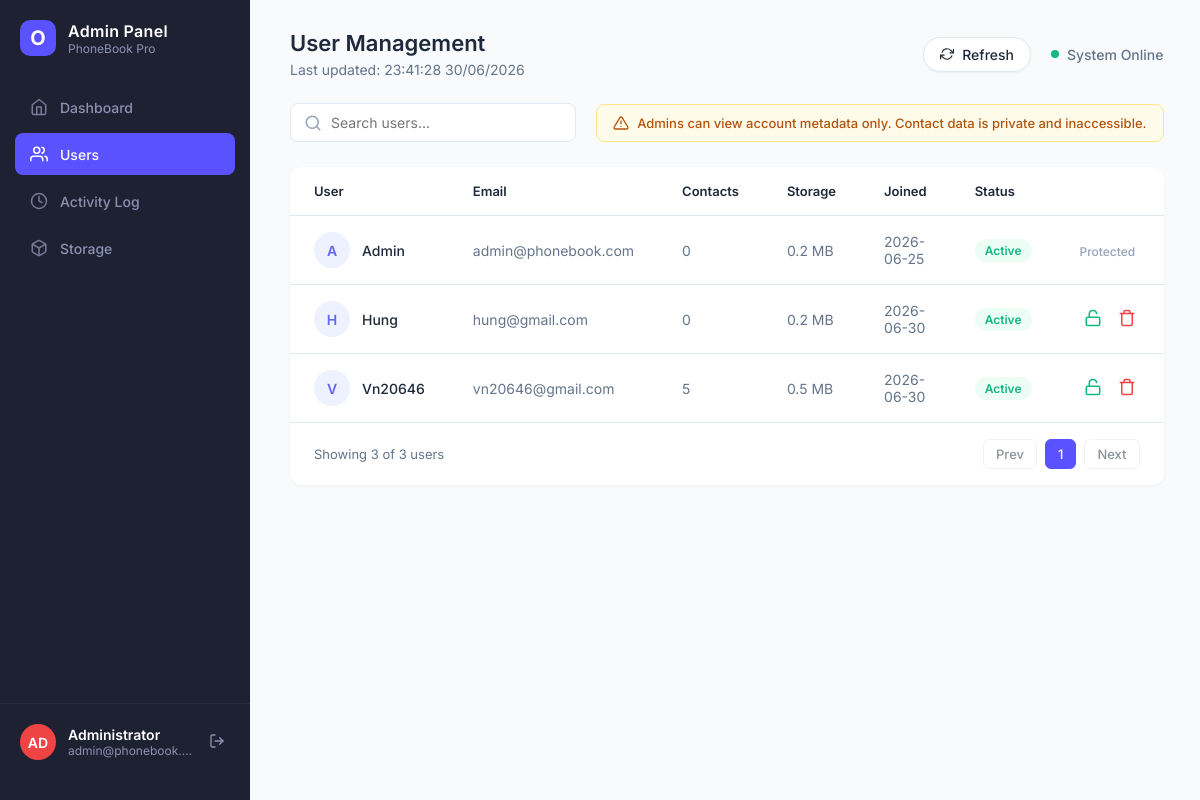
The page /admin-users (signed in) on the database its author committed.
### tables this page shows
CREATE TABLE users (
            user_id INTEGER PRIMARY KEY AUTOINCREMENT,
            email TEXT UNIQUE NOT NULL,
            phone_number TEXT,
            password_hash TEXT NOT NULL,
            security_question TEXT,
            security_answer_hash TEXT
        , role TEXT NOT NULL DEFAULT 'user', created_at TEXT DEFAULT CURRENT_TIMESTAMP, last_login TEXT, locked INTEGER DEFAULT 0);

### phonebook/routes.py (the view)
    @app.route("/admin-users")
    @login_required
    def admin_users():
        if session.get("role") != "admin":
            return redirect(url_for("list_contacts"))
        db = get_db()
        admin_info = db.execute("SELECT email FROM users WHERE user_id = ?", (session["user_id"],)).fetchone()
        admin_email = admin_info["email"] if admin_info else "admin"
        users_query = """
            SELECT
                u.user_id, u.email, u.created_at, u.last_login, u.role, u.locked,
                (SELECT COUNT(*) FROM contacts c WHERE c.user_id = u.user_id AND c.deleted_at IS NULL) as contacts_count
            FROM users u
            ORDER BY u.created_at ASC
        """
        rows = db.execute(users_query).fetchall()
        users_data = []
        for row in rows:
            storage_mb = round((row["contacts_count"] * 0.05) + 0.2, 1)
            status = "active"
            if row["locked"] == 1:
                status = "locked"
            elif not row["last_login"]:
                status = "inactive"
            email_parts = row["email"].split('@')[0]
            name_display = email_parts.replace('.', ' ').title()
            initials = ''.join([part[0].upper() for part in email_parts.split('.') if part])[:2]
            if not initials: initials = "U"
            users_data.append({
                "id": row["user_id"],
                "name": name_display,
                "email": row["email"],
                "contacts": row["contacts_count"],
                "storage": f"{storage_mb} MB",
                "joined": row["created_at"].split(' ')[0] if row["created_at"] else "N/A",
                "status": status,
                "initials": initials,
                "role": row["role"]
            })
        return render_template(
            "admin/users.html",
            users=users_data,
            admin_email=admin_email
        )

### phonebook/db.py (called while the page is built)
def get_db():
    if "db" not in g:
        conn = sqlite3.connect(current_app.config["DATABASE"])
        conn.row_factory = sqlite3.Row
        g.db = conn
    return g.db

### templates/admin/users.html (shortened to what this page needs)
<!DOCTYPE html>
<html lang="en">
<head>
</head>
<body>
    <div class="sidebar">
        <div class="logo">
            <div class="logo-icon">O</div>
            <div class="logo-text">
                <span>Admin Panel</span>
                <span>PhoneBook Pro</span>
            </div>
        </div>
        <div class="nav-items">
            <a href="/admin-dashboard" class="nav-item">
                <svg viewBox="0 0 24 24" fill="none" stroke="currentColor" stroke-width="2" stroke-linecap="round" stroke-linejoin="round"><path d="M3 9l9-7 9 7v11a2 2 0 0 1-2 2H5a2 2 0 0 1-2-2z"></path><polyline points="9 22 9 12 15 12 15 22"></polyline></svg>
                Dashboard
            </a>
            <a href="/admin-users" class="nav-item active">
                <svg viewBox="0 0 24 24" fill="none" stroke="currentColor" stroke-width="2" stroke-linecap="round" stroke-linejoin="round"><path d="M17 21v-2a4 4 0 0 0-4-4H5a4 4 0 0 0-4 4v2"></path><circle cx="9" cy="7" r="4"></circle><path d="M23 21v-2a4 4 0 0 0-3-3.87"></path><path d="M16 3.13a4 4 0 0 1 0 7.75"></path></svg>
                Users
            </a>
            <a href="/admin-activity" class="nav-item">
                <svg viewBox="0 0 24 24" fill="none" stroke="currentColor" stroke-width="2" stroke-linecap="round" stroke-linejoin="round"><circle cx="12" cy="12" r="10"></circle><polyline points="12 6 12 12 16 14"></polyline></svg>
                Activity Log
            </a>
            <a href="/admin-storage" class="nav-item">
                Storage
            </a>
        </div>
        <div class="sidebar-footer">
            <div class="admin-profile">
                <div class="admin-avatar">AD</div>
                <div class="admin-info">
                    <span class="name">Administrator</span>
                    <span class="email" title="{{ admin_email }}">{{ admin_email }}</span>
                </div>
            </div>
            <button class="btn-logout" onclick="window.location.href='/logout'" title="Logout">
                <svg viewBox="0 0 24 24" width="16" height="16" fill="none" stroke="currentColor" stroke-width="2" stroke-linecap="round" stroke-linejoin="round"><path d="M9 21H5a2 2 0 0 1-2-2V5a2 2 0 0 1 2-2h4"></path><polyline points="16 17 21 12 16 7"></polyline><line x1="21" y1="12" x2="9" y2="12"></line></svg>
            </button>
        </div>
    </div>
    <div class="main-wrapper">
        <div class="main-content">
            <div class="header">
                <div class="header-title">
                    <h1>User Management</h1>
                    <p>Last updated: <span id="current-time"></span></p>
                </div>
                <div class="header-actions">
                    <button class="btn-refresh" onclick="location.reload()">
                        Refresh
                    </button>
                    <div class="system-status">
                        <div class="status-dot"></div>
                        System Online
                    </div>
                </div>
            </div>
            <div class="toolbar">
                <div class="search-box">
                    <svg class="search-icon" viewBox="0 0 24 24" width="18" height="18" fill="none" stroke="currentColor" stroke-width="2" stroke-linecap="round" stroke-linejoin="round"><circle cx="11" cy="11" r="8"></circle><line x1="21" y1="21" x2="16.65" y2="16.65"></line></svg>
                    <input type="text" id="searchInput" placeholder="Search users...">
                </div>
                <div class="warning-banner">
                    Admins can view account metadata only. Contact data is private and inaccessible.
                </div>
            </div>
            <div class="users-card">
                <div class="table-responsive">
                    <table id="usersTable">
                        <thead>
                            <tr>
                                <th>User</th>
                                <th>Email</th>
                                <th>Contacts</th>
                                <th>Storage</th>
                                <th>Joined</th>
                                <th>Status</th>
                                <th></th>
                            </tr>
                        </thead>
                        <tbody>
                            {% for user in users %}
                            <tr>
                                <td>
                                    <div class="user-cell">
                                        <div class="user-initials">{{ user.initials }}</div>
                                        <div class="user-name">{{ user.name }}</div>
                                    </div>
                                </td>
                                <td>{{ user.email }}</td>
                                <td>{{ user.contacts }}</td>
                                <td>{{ user.storage }}</td>
                                <td>{{ user.joined }}</td>
                                <td><span class="badge-status {{ user.status }}">{{ user.status }}</span></td>
                                <td>
                                    {% if user.role != 'admin' %}
                                    <div style="display: flex; gap: 8px;">
                                        <button class="btn-action" onclick="toggleLock({{ user.id }})" title="{% if user.status == 'locked' %}Unlock User{% else %}Lock User{% endif %}">
                                            {% if user.status == 'locked' %}
                                            <svg viewBox="0 0 24 24" width="18" height="18" fill="none" stroke="currentColor" stroke-width="2" stroke-linecap="round" stroke-linejoin="round" style="color: #ef4444;"><rect x="3" y="11" width="18" height="11" rx="2" ry="2"></rect><path d="M7 11V7a5 5 0 0 1 10 0v4"></path></svg>
                                            {% else %}
                                            <svg viewBox="0 0 24 24" width="18" height="18" fill="none" stroke="currentColor" stroke-width="2" stroke-linecap="round" stroke-linejoin="round" style="color: #10b981;"><rect x="3" y="11" width="18" height="11" rx="2" ry="2"></rect><path d="M7 11V7a5 5 0 0 1 9.9-1"></path></svg>
                                            {% endif %}
                                        </button>
                                        <button class="btn-action" onclick="deleteUser({{ user.id }})" title="Delete User">
                                            <svg viewBox="0 0 24 24" width="18" height="18" fill="none" stroke="currentColor" stroke-width="2" stroke-linecap="round" stroke-linejoin="round" style="color: #ef4444;"><polyline points="3 6 5 6 21 6"></polyline><path d="M19 6v14a2 2 0 0 1-2 2H7a2 2 0 0 1-2-2V6m3 0V4a2 2 0 0 1 2-2h4a2 2 0 0 1 2 2v2"></path></svg>
                                        </button>
                                    </div>
                                    {% else %}
                                    <span style="font-size: 12px; color: #94a3b8; font-weight: 500;">Protected</span>
                                    {% endif %}
                                </td>
                            </tr>
                            {% else %}
                            <tr>
                                <td colspan="7" style="text-align: center; padding: 40px;">No users found.</td>
                            </tr>
                            {% endfor %}
                        </tbody>
                    </table>
                </div>
                <div class="pagination">
                    <div class="page-info">
                        Showing <span id="visibleCount">{{ users|length }}</span> of {{ users|length }} users
                    </div>
                    <div class="page-controls">
                        <button class="btn-page" disabled>Prev</button>
                        <button class="btn-page active">1</button>
                        <button class="btn-page" disabled>Next</button>
                    </div>
                </div>
            </div>
        </div>
    </div>
</body>
</html>

### rows shown on the page
users: email "admin@phonebook.…", initials "A", name "Admin", email "admin@phonebook.com", contacts "0", storage "0.2 MB", joined "2026-06-25", status "Active", shows "Protected"
users: initials "H", name "Hung", email "hung@gmail.com", contacts "0", storage "0.2 MB", joined "2026-06-30", status "Active"
users: initials "V", name "Vn20646", email "vn20646@gmail.com", contacts "5", storage "0.5 MB", joined "2026-06-30", status "Active"

### other values the page prints
{{ users|length }} "3"
